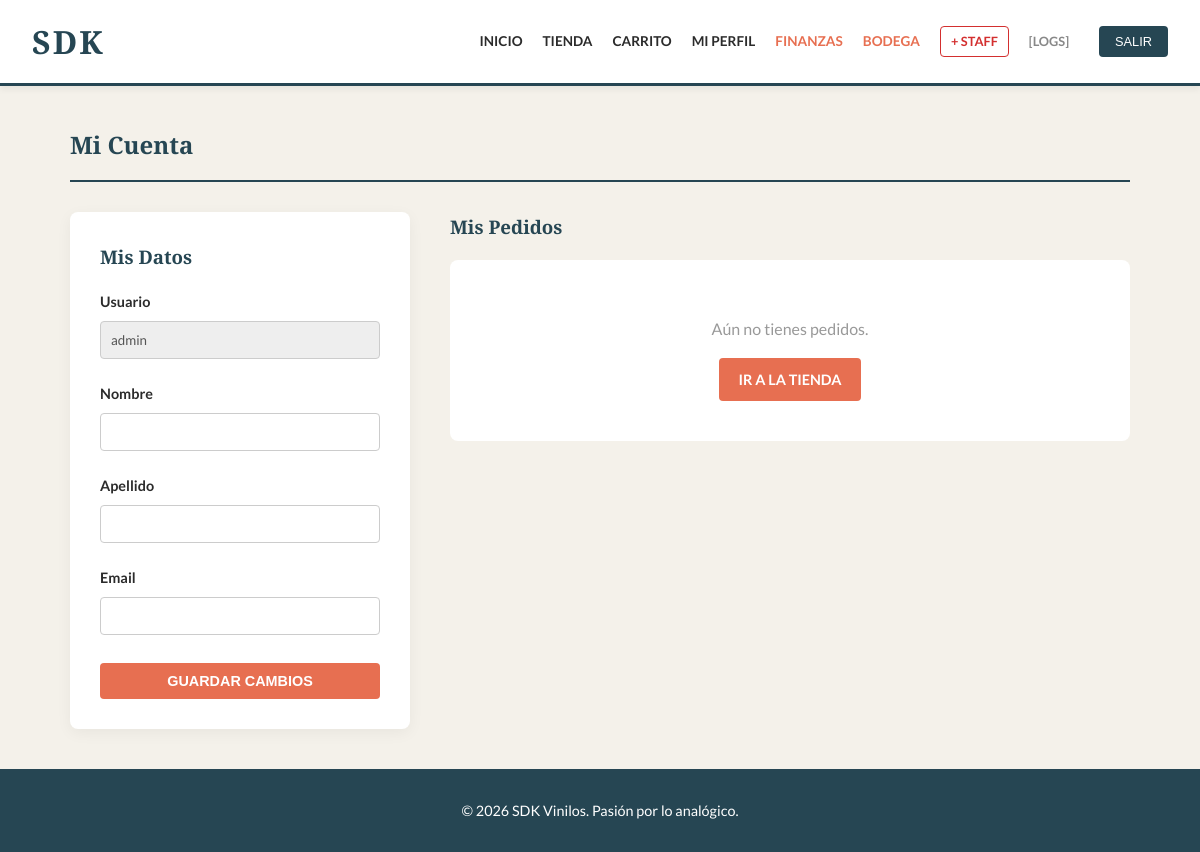
Page /perfil/ (signed in) on the earlier database version.
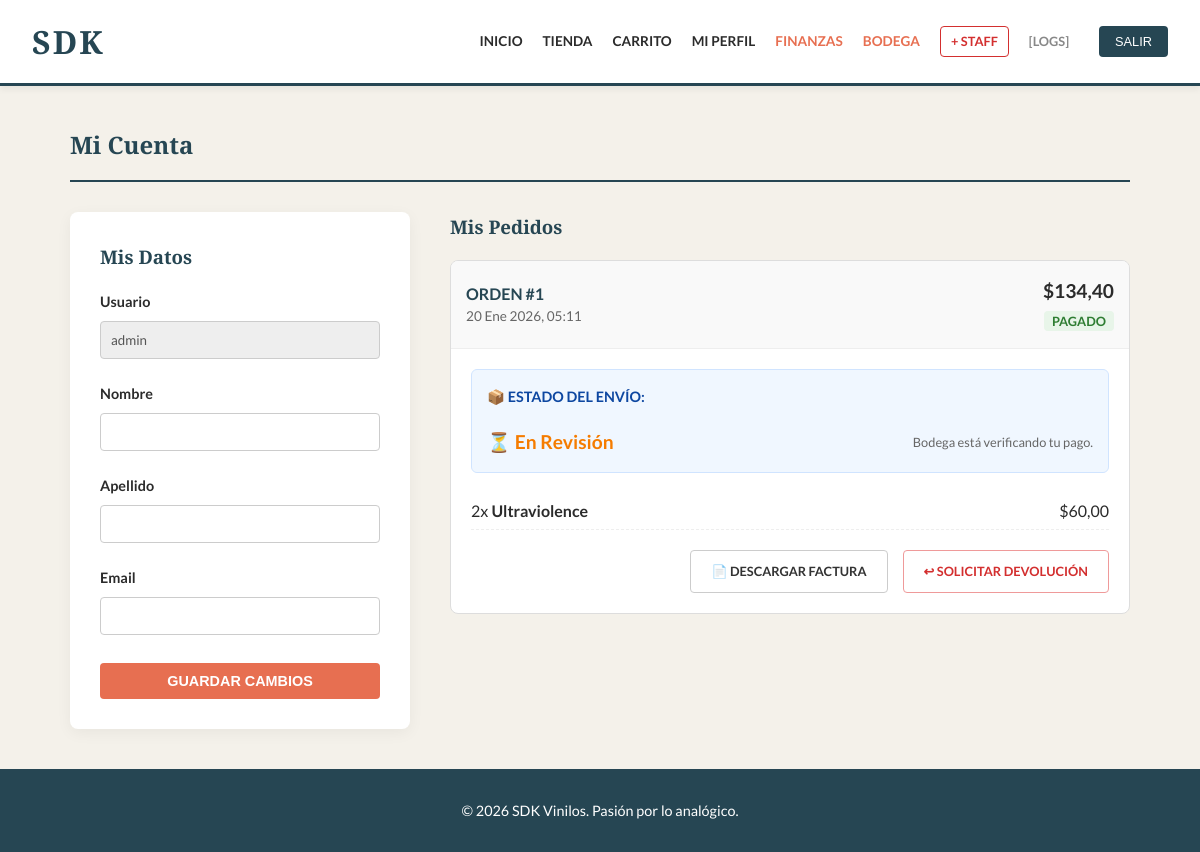
Same page on the later database version.
### tienda/models.py (models this page shows, shortened)
class OrdenVenta(models.Model):
    ESTADOS = [('PENDIENTE', 'Pendiente'), ('PAGADO', 'Pagado'), ('DEVUELTO', 'Devuelto')]
    ESTADOS_ENVIO = [
        ('REVISION', '⏳ En Revisión'),
        ('PREPARANDO', '📦 Preparando Paquete'),
        ('EN_CAMINO', '🚚 En Camino'),
        ('ENTREGADO', '✅ Entregado'),
    ]
    cliente = models.ForeignKey(User, on_delete=models.CASCADE)
    fechaCompra = models.DateTimeField(auto_now_add=True)
    estadoOrden = models.CharField(max_length=20, choices=ESTADOS, default='PENDIENTE')
    subtotalSinImpuestos = models.DecimalField(max_digits=10, decimal_places=2, default=0)
    valorImpuestos = models.DecimalField(max_digits=10, decimal_places=2, default=0)
    valorDescuento = models.DecimalField(max_digits=10, decimal_places=2, default=0)
    totalFinal = models.DecimalField(max_digits=10, decimal_places=2, default=0)
    estadoEntrega = models.CharField(max_length=20, choices=ESTADOS_ENVIO, default='REVISION')
    metodoPago = models.CharField(max_length=50, default='Tarjeta Crédito')
    infoPago = models.CharField(max_length=20, default='**** 0000', verbose_name="Terminación Tarjeta")
    motivoDevolucion = models.TextField(blank=True, null=True)
    montoReembolsado = models.DecimalField(max_digits=10, decimal_places=2, default=0)
    cuponAplicado = models.ForeignKey(CuponDescuento, on_delete=models.SET_NULL, null=True, blank=True)
    def puedeDevolver(self):
        limite = self.fechaCompra + timedelta(days=7)
        return timezone.now() <= limite

class DetalleOrden(models.Model):
    orden = models.ForeignKey(OrdenVenta, related_name='detalles', on_delete=models.CASCADE)
    producto = models.ForeignKey(ViniloMusical, on_delete=models.PROTECT)
    cantidad = models.IntegerField(default=1)
    precioUnitarioHistorico = models.DecimalField(max_digits=10, decimal_places=2)

class ViniloMusical(models.Model):
    tituloDisco = models.CharField(max_length=200)
    artistaPrincipal = models.CharField(max_length=200)
    precioUnitario = models.DecimalField(max_digits=10, decimal_places=2)
    stockDisponible = models.IntegerField(default=0)
    porcentajeDescuento = models.IntegerField(default=0, verbose_name="Descuento (%)", help_text="0 para precio normal")
    activo = models.BooleanField(default=True, verbose_name="¿Activo en Tienda?")
    imagenPortada = models.ImageField(upload_to='portadas/', blank=True, null=True)
    imagenUrl = models.URLField(max_length=500, blank=True, null=True, verbose_name="URL de Imagen (Opcional)")
    categoria = models.CharField(max_length=100, verbose_name="Género Musical")
    esNuevo = models.BooleanField(default=True)
    aceptaDevolucion = models.BooleanField(default=True)

### tienda/views.py (the view, shortened to what this page needs)
# urls.py: path('perfil/', views.vistaPerfil, name='perfil'),
@login_required
def vistaPerfil(request):
    ordenes = OrdenVenta.objects.filter(cliente=request.user).order_by('-fechaCompra')
    return render(request, 'tienda/perfil.html', {'ordenes': ordenes, 'user': request.user})

### tienda/templatetags/roles.py (called while the page is built)
@register.filter(name='tiene_rol')
def tiene_rol(user, nombre_grupo):
    if user.is_superuser:
        return True
    return user.groups.filter(name=nombre_grupo).exists()

### tienda/templates/tienda/perfil.html (shortened to what the changed rows need)
{% extends 'tienda/base.html' %}
{% block content %}
<h2 style="border-bottom: 2px solid var(--secundario); padding-bottom: 15px; margin-bottom: 30px;">Mi Cuenta</h2>
<div style="display: grid; grid-template-columns: 1fr 2fr; gap: 40px;">
    <div>
        {% if ordenes %}
            {% for orden in ordenes %}
            <div style="background: #fff; border: 1px solid #ddd; border-radius: 8px; margin-bottom: 20px; overflow: hidden;">
                <div style="background: #f9f9f9; padding: 15px; display: flex; justify-content: space-between; align-items: center; border-bottom: 1px solid #eee;">
                    <div>
                        <strong style="color: var(--secundario);">ORDEN #{{ orden.id }}</strong>
                        <div style="font-size: 0.85rem; color: #666;">{{ orden.fechaCompra|date:"d M Y, H:i" }}</div>
                    </div>
                    <div style="text-align: right;">
                        <div style="font-size: 1.2rem; font-weight: bold;">${{ orden.totalFinal }}</div>
                        {% if orden.estadoOrden == 'DEVUELTO' %}
                            <span style="background: #ffebee; color: #c62828; padding: 2px 8px; border-radius: 4px; font-size: 0.8rem; font-weight: bold;">REEMBOLSADO</span>
                        {% else %}
                            <span style="background: #e8f5e9; color: #2e7d32; padding: 2px 8px; border-radius: 4px; font-size: 0.8rem; font-weight: bold;">PAGADO</span>
                        {% endif %}
                    </div>
                </div>
                <div style="padding: 20px;">
                    {% if orden.estadoOrden != 'DEVUELTO' %}
                    <div style="margin-bottom: 20px; padding: 15px; background: #f0f7ff; border-radius: 6px; border: 1px solid #d0e4ff;">
                        <h4 style="margin-top: 0; color: #0d47a1; font-size: 0.9rem;">📦 ESTADO DEL ENVÍO:</h4>
                        <div style="display: flex; align-items: center; justify-content: space-between; margin-top: 10px; font-size: 1.2rem;">
                            {% if orden.estadoEntrega == 'REVISION' %}
                                <span>⏳ <strong style="color: #f57c00;">En Revisión</strong></span>
                                <small style="color: #666; font-size: 0.8rem;">Bodega está verificando tu pago.</small>
                            {% elif orden.estadoEntrega == 'PREPARANDO' %}
                                <span>📦 <strong style="color: #1976d2;">Preparando Paquete</strong></span>
                                <small style="color: #666; font-size: 0.8rem;">Embalando tus vinilos con cuidado.</small>
                            {% elif orden.estadoEntrega == 'EN_CAMINO' %}
                                <span>🚚 <strong style="color: #2e7d32;">En Camino</strong></span>
                                <small style="color: #666; font-size: 0.8rem;">¡Llegará pronto!</small>
                            {% elif orden.estadoEntrega == 'ENTREGADO' %}
                                <span>✅ <strong style="color: #388e3c;">Entregado</strong></span>
                                <small style="color: #666; font-size: 0.8rem;">Disfruta tu música.</small>
                            {% endif %}
                        </div>
                    </div>
                    {% endif %}
                    <ul style="list-style: none; padding: 0;">
                        {% for item in orden.detalles.all %}
                            <li style="padding: 5px 0; border-bottom: 1px dashed #eee; display: flex; justify-content: space-between;">
                                <span>{{ item.cantidad }}x <strong>{{ item.producto.tituloDisco }}</strong></span>
                                <span>${{ item.precioUnitarioHistorico }}</span>
                            </li>
                        {% endfor %}
                    </ul>
                    <div style="margin-top: 20px; display: flex; gap: 15px; justify-content: flex-end;">
                        <a href="{% url 'ver_factura' orden.id %}" target="_blank" class="btn" style="background: #fff; color: #333; border: 1px solid #ccc; font-size: 0.8rem;">
                            📄 Descargar Factura
                        </a>
                        {% if orden.puedeDevolver and orden.estadoOrden != 'DEVUELTO' %}
                            <a href="{% url 'devolver_orden' orden.id %}"
                            onclick="return confirm('¿Seguro que deseas devolver este pedido? El dinero será reembolsado a tu tarjeta.')"
                            class="btn" style="background: #fff; color: #d32f2f; border: 1px solid #ef9a9a; font-size: 0.8rem;">
                            ↩ Solicitar Devolución
                            </a>
                        {% endif %}
                    </div>
                </div>
            </div>
            {% empty %}
                <p>Aún no has realizado compras.</p>
            {% endfor %}
        {% else %}
            <div style="background: #fff; padding: 40px; text-align: center; border-radius: 8px;">
                <p style="color: #999;">Aún no tienes pedidos.</p>
                <a href="{% url 'catalogo' %}" class="btn">IR A LA TIENDA</a>
            </div>
        {% endif %}
    </div>
</div>
{% endblock %}

Differences in the rows shown:
added OrdenVenta: id "1", fechaCompra "20 Ene 2026, 05:11", totalFinal "134,40", estadoOrden "PAGADO", shows "📦 ESTADO DEL ENVÍO:"
added DetalleOrden: cantidad "2", producto.tituloDisco "Ultraviolence", precioUnitarioHistorico "60,00"
Other differences:
text no longer shown: "Aún no tienes pedidos. IR A LA TIENDA"
